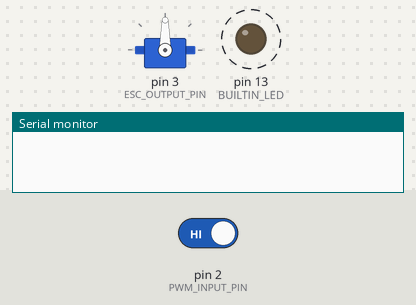
This sketch was run on a simulated Arduino Uno, built with avr-gcc and run on an emulated ATmega328P. On the bench: servo, output pins drawn as LEDs (lit = HIGH), the last lines printed to the serial monitor. Dashed ring = blinking. The inputs (shaded band) are chosen by the test bench; at power-on: pin 2 (PWM_INPUT_PIN) HIGH.

Above: at 0.05 s.
At 1.25 s:
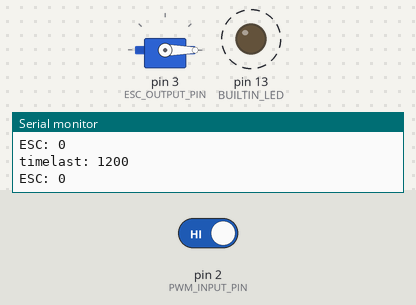
1.3 s: pin 2 (PWM_INPUT_PIN) driven LOW
At 1.55 s:
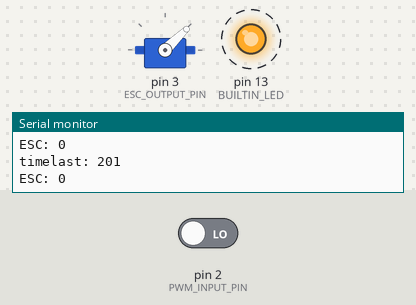
Timing chart, 0 to 10.3 s (numbered marks = the images above; inputs shaded):
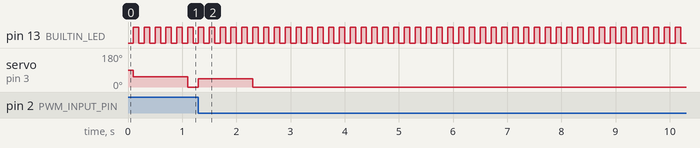

Measured:
- after the input at 1.3 s, servo on pin 3 (ESC_OUTPUT_PIN): 0° → 44° at once, → 0° 1.0 s later
- by itself, pin 13 (BUILTIN_LED): alternates HIGH for 0.10 s and LOW for 0.10 s

The sketch:

pwm_translator.ino
```cpp
#include <Servo.h>

Servo myservo;  // create servo object to control a servo
// twelve servo objects can be created on most boards

#define PWM_INPUT_PIN 2
#define ESC_OUTPUT_PIN 3
#define BUILTIN_LED 13

// #define INTEGRATE_STEP 5000
// #define PWM_PROBE_DELAY 100
// #define SMOOTH_TICK 50

volatile unsigned long fall_Time = 0;                   // Placeholder for microsecond time when last falling edge occured.
volatile unsigned long rise_Time = 0;                   // Placeholder for microsecond time when last rising edge occured.
volatile byte dutyCycle = 0;                            // Duty Cycle %
volatile unsigned long lastRead = 0;

unsigned long previousMillis = 0;
const long interval = 100;
boolean tick = false;

void setup() {
  Serial.begin(115200);
  myservo.attach(ESC_OUTPUT_PIN);  // attaches the servo on pin 9 to the servo object
  pinMode(BUILTIN_LED, OUTPUT);
  attachInterrupt(digitalPinToInterrupt(PWM_INPUT_PIN), PinChangeISR0, CHANGE);
  dutyCycle = 10;
}

void PinChangeISR0() {                                  // Pin 2 (Interrupt 0) service routine
  lastRead = micros();                                  // Get current time
  if (digitalRead(PWM_INPUT_PIN) == LOW) {
    // Falling edge
    fall_Time = lastRead;                               // Just store falling edge and calculate on rising edge
  }
  else {
    // Rising edge
    unsigned long total_Time = rise_Time - lastRead;    // Get total cycle time
    unsigned long on_Time = fall_Time - rise_Time;      // Get on time during this cycle
    total_Time = total_Time / on_Time;                  // Divide it down
    int newDutyCycle = 100 / total_Time;                // Convert to a percentage
    if (total_Time < 100) {
      if (newDutyCycle < dutyCycle) {
        dutyCycle--;
      }
      if (newDutyCycle > dutyCycle) {
        dutyCycle++;
      }
    }
    rise_Time = lastRead;                               // Store rise time
  }
}

void updateState() {
  int fastPwm = 1000 + dutyCycle*10;
  long timeSinceLast = millis() - lastRead/1000;
  Serial.print("timelast: ");
  Serial.println(timeSinceLast);
  if (timeSinceLast > 1000 || timeSinceLast < 0) {
    dutyCycle = 0;
    fastPwm = -1;
  }

  Serial.print("ESC: ");
  Serial.println(dutyCycle);
  tick = !tick;
  digitalWrite(BUILTIN_LED, tick?HIGH:LOW);

  myservo.writeMicroseconds(fastPwm);
  //v is 0-1000
  int promille = fastPwm - 1000;
  boolean high = false;
  if (promille > 500) {
    high = true;
    promille = promille - 500;
  }
}

void loop() {
  unsigned long currentMillis = millis();
  if (currentMillis - previousMillis >= interval) {
    previousMillis = currentMillis;
    updateState();
  }
}
```
